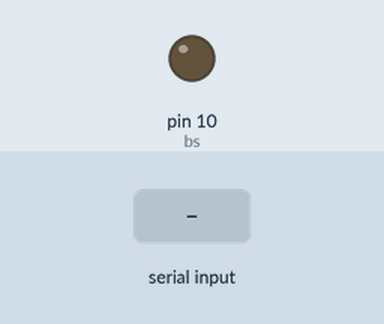
Recording of a sketch running on a simulated Arduino Uno, built with avr-gcc and run on an emulated ATmega328P. Parts: output pins drawn as LEDs (lit = HIGH). The inputs (shaded band) are chosen by the test bench.

Above: at 1.2 s.
1.3 s: "90,45\n" received over Serial
At 2.1 s:
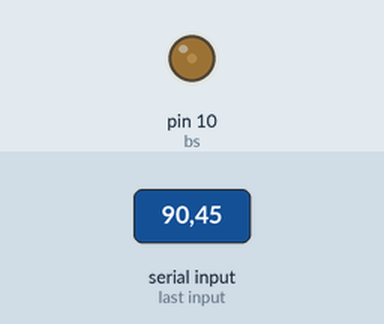
3.8 s: "30,150\n" received over Serial
At 4.1 s:
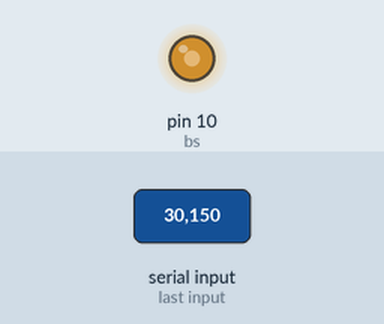
6.3 s: "200\n" received over Serial
At 7.1 s:
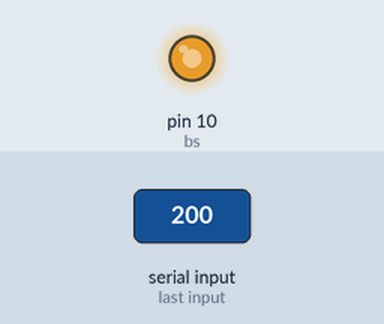
Timing chart, 0 to 9.3 s (numbered marks = the images above; inputs shaded):
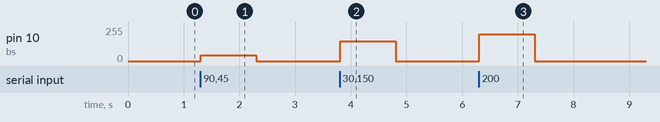

The sketch:

ARDUINO_CODE.ino
```cpp
#define bs 10

void setup(){
  Serial.begin(9600);
  pinMode(bs , OUTPUT);
}

void loop(){
  if(Serial.available()){
    int speed = Serial.parseInt();
    if(speed >= 0 && speed <= 255){
      analogWrite(bs , speed);
    }
  }
}
```

Measured:
- after the input at 1.3 s, pin 10 (bs): 0/255 → 45/255 at once, → 0/255 1.0 s later
- after the input at 3.8 s, pin 10 (bs): 0/255 → 150/255 at once, → 0/255 1.0 s later
- after the input at 6.3 s, pin 10 (bs): 0/255 → 200/255 at once, → 0/255 1.0 s later
